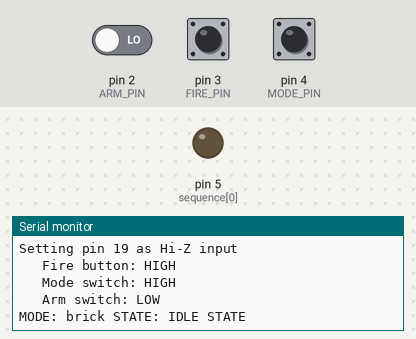
Simulated run of this sketch. Board: Arduino Uno, built with avr-gcc and run on an emulated ATmega328P. Parts: output pins drawn as LEDs (lit = HIGH), the last lines printed to the serial monitor. The inputs (shaded band) are chosen by the test bench; at power-on: pin 2 (ARM_PIN) LOW, pin 3 (FIRE_PIN) HIGH, pin 4 (MODE_PIN) HIGH.

Above: at 1.2 s.
1.3 s: pin 2 (ARM_PIN) driven HIGH
At 1.96 s:
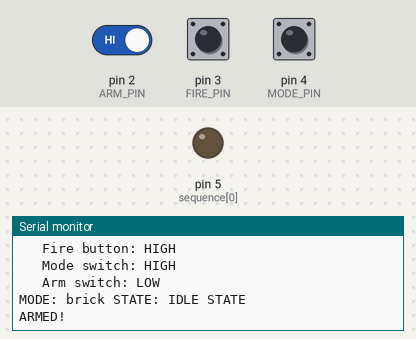
3.5 s: pin 3 (FIRE_PIN) pulled LOW for 0.15 s
At 4.7 s:
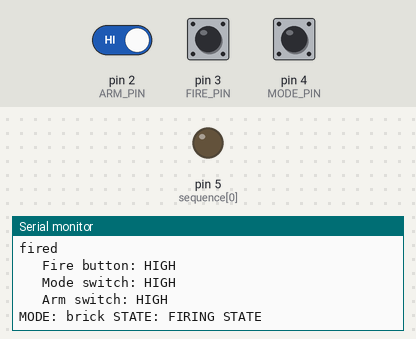
5.1 s: pin 4 (MODE_PIN) pulled LOW for 1 s
At 6.4 s:
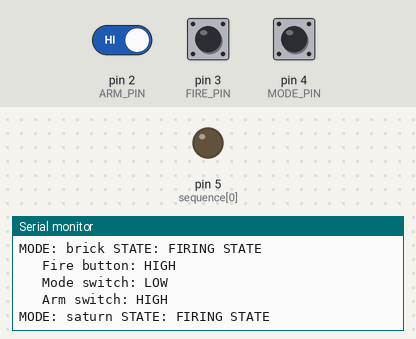
7.6 s: pin 3 (FIRE_PIN) pulled LOW for 1 s
10.1 s: pin 2 (ARM_PIN) driven LOW
At 10.87 s:
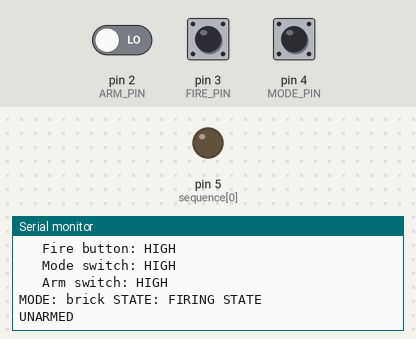
12.0 s: pin 4 (MODE_PIN) pulled LOW for 1 s
At 13.8 s:
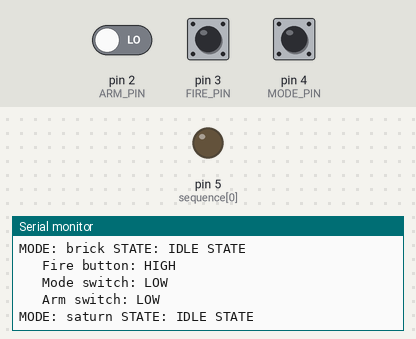
Timing chart, 0 to 15.3 s (numbered marks = the images above; inputs shaded):
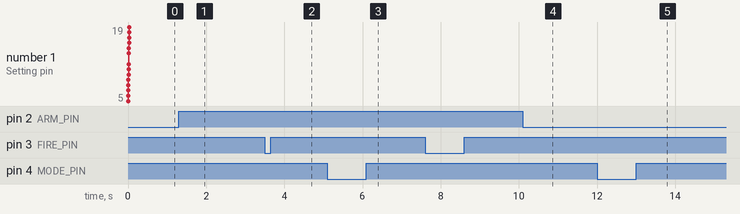

The sketch:

fireworks_relay.ino
```cpp
#include <Bounce2.h>

int sequence[] = {5, 6, 7, 8, 9, 10, 11, 12,
                  A0, A1, A2, A3, A4, A5};

                 //{A5, A4, A3, A2, A1, A0,
                 //12, 11, 10,  9,  8,  7,  6,  5};

const size_t max_sequence = sizeof(sequence)/sizeof(int);

int sequence_position = 0;

const int coil_time = 15; // sec

const int saturn_time = 25; // sec TBD
const int brick_time = 45; // sec

enum state_enum {NO_STATE, TIMING_STATE, TOFIRE_STATE, FIRING_STATE} all_state = NO_STATE;

int to_fire = -1;

Bounce fire_state = Bounce();
Bounce mode_state = Bounce();
Bounce arm_state  = Bounce();

#define FIRE_INTERVAL 100
#define MODE_INTERVAL 100
#define ARM_INTERVAL  500

#define FIRE_PIN 3
#define ARM_PIN  2
#define MODE_PIN 4
#define LED_PIN 13

void setup() {
  // put your setup code here, to run once:

  Serial.begin(115200);

  Serial.println("Startup...");
  // We want these to be inputs, rather than outputs
  pinMode(FIRE_PIN, INPUT);
  pinMode(MODE_PIN, INPUT);
  pinMode(ARM_PIN,  INPUT);


  // Hi-Z, 20k pull up
  digitalWrite(FIRE_PIN, HIGH);
  digitalWrite(MODE_PIN, HIGH);
  // Hi-Z, no pull up, will read low, we can add a pull down if needed
  digitalWrite(ARM_PIN, LOW);

  fire_state.attach(FIRE_PIN);
  mode_state.attach(MODE_PIN);
  arm_state.attach(ARM_PIN);

  fire_state.interval(FIRE_INTERVAL);
  mode_state.interval(MODE_INTERVAL);
  arm_state.interval(ARM_INTERVAL);

  // set all the pins as high z inputs, they'll be outputs when we fire them
  for(int p = 0; p<max_sequence; p++) {
    Serial.print("Setting pin ");
    Serial.print(sequence[p], DEC);
    Serial.println(" as Hi-Z input");
    pinMode(sequence[p], INPUT);
    digitalWrite(sequence[p], HIGH);
  }
}

void timing_sm() {
  static unsigned long last_trigger = 0;
  unsigned long wait_time = mode_state.read() == HIGH ? brick_time * (long) 1000: saturn_time * (long) 1000;

  unsigned long diff_time = millis() - last_trigger;

/*  Serial.print("Last Trigger: ");
  Serial.print(last_trigger, DEC);
  Serial.print(" diff_time: ");
  Serial.print(diff_time, DEC);
  Serial.print(" wait_time: ");
  -Serial.println(wait_time); */

  if ((diff_time > wait_time) || last_trigger == 0) {
    last_trigger = millis();

    Serial.println("Time up, firing");

    all_state = TOFIRE_STATE;
    to_fire = sequence[sequence_position++];
    if (sequence_position == 16) {
      to_fire = -1;
      all_state = NO_STATE;
    }
  }
}

void firing_sm() {
  static unsigned long last_fire = 0;

  switch(all_state) {
    case TOFIRE_STATE:
      last_fire = millis();
      Serial.println("fired");
      pinMode(to_fire, OUTPUT);
      digitalWrite(to_fire, LOW);
      all_state = FIRING_STATE;
      break;
    case FIRING_STATE:
      if (millis() - last_fire > coil_time * 1000) {
        digitalWrite(to_fire, HIGH); // drive to 5V
        pinMode(to_fire, INPUT); // Hi-Z
        digitalWrite(to_fire, HIGH); // with 20k pull up
        all_state = TIMING_STATE;
        Serial.println("done firing");
      }
      break;
    default:
      all_state = NO_STATE;
  }
}

void debug_state() {
  Serial.print("MODE: ");
  Serial.print(mode_state.read() == HIGH ? "brick" : "saturn");
  Serial.print(" STATE: ");
  switch(all_state) {
    case NO_STATE:
      Serial.println("IDLE STATE");
      break;
    case TIMING_STATE:
      Serial.println("TIMING STATE");
      break;
    case TOFIRE_STATE:
      Serial.println("TOFIRE STATE");
      break;
    case FIRING_STATE:
      Serial.println("FIRING STATE");
      break;
    default:
      Serial.println("ERROR STATE");
  }
}

void debug_input() {
  Serial.print("   Fire button: ");
  Serial.println(fire_state.read() == HIGH ? "HIGH" : "LOW");
  Serial.print("   Mode switch: ");
  Serial.println(mode_state.read() == HIGH ? "HIGH" : "LOW");
  Serial.print("   Arm switch: ");
  Serial.println(arm_state.read() == HIGH ? "HIGH" : "LOW");
/*
  Serial.print("   Fire button: ");
  Serial.println(digitalRead(FIRE_PIN) == HIGH ? "HIGH" : "LOW");
  Serial.print("   Mode switch: ");
  Serial.println(digitalRead(MODE_PIN) == HIGH ? "HIGH" : "LOW");
  Serial.print("   Arm switch: ");
  Serial.println(digitalRead(ARM_PIN) == HIGH ? "HIGH" : "LOW");*/
}

void loop() {
  static unsigned long last_state_out = 0;
  arm_state.update();
  fire_state.update();
  mode_state.update();

  // indicate timing mode via LED
  if (mode_state.read() == HIGH) {
    digitalWrite(LED_PIN, HIGH);
  } else {
    digitalWrite(LED_PIN, LOW);
  }

  if (millis() - last_state_out > 1000) {
    debug_input();
    debug_state();
    last_state_out = millis();
  }

  if (arm_state.rose())
    Serial.println("ARMED!");

  if (arm_state.fell()) {
    Serial.println("UNARMED");
    to_fire--;
    to_fire--; // go back two, because we'll add one when we start again
    to_fire=to_fire<0?-1:to_fire;
  }

  // If arming state is off, turn off everything
  if (arm_state.read() == LOW) {
    all_state = NO_STATE;

    for(int p = 0; p<max_sequence; p++) {
      pinMode(sequence[p], INPUT);
      digitalWrite(sequence[p], HIGH);
    }
  }

  switch(all_state) {
    case TIMING_STATE:
      timing_sm();
      break;

    case TOFIRE_STATE:
    case FIRING_STATE:
      firing_sm();
      break;

    default:
      // arming switch is marked as
      if (arm_state.read() == HIGH && fire_state.read() == LOW) {
        Serial.println("Button pressed!");
        all_state = TIMING_STATE;
      }
  }
}
```

Measured:
- after the input at 1.3 s, the serial monitor: prints a new line after 0.50 s (image 1)
- after the input at 3.5 s, the serial monitor: prints a new line after 0.10 s (image 2)
- after the input at 5.1 s, the serial monitor: prints a new line after 0.92 s (image 3)
- after the input at 10.1 s, the serial monitor: prints a new line after 0.50 s (image 4)
- after the input at 12.0 s, the serial monitor: prints a new line after 1.0 s (image 5)
